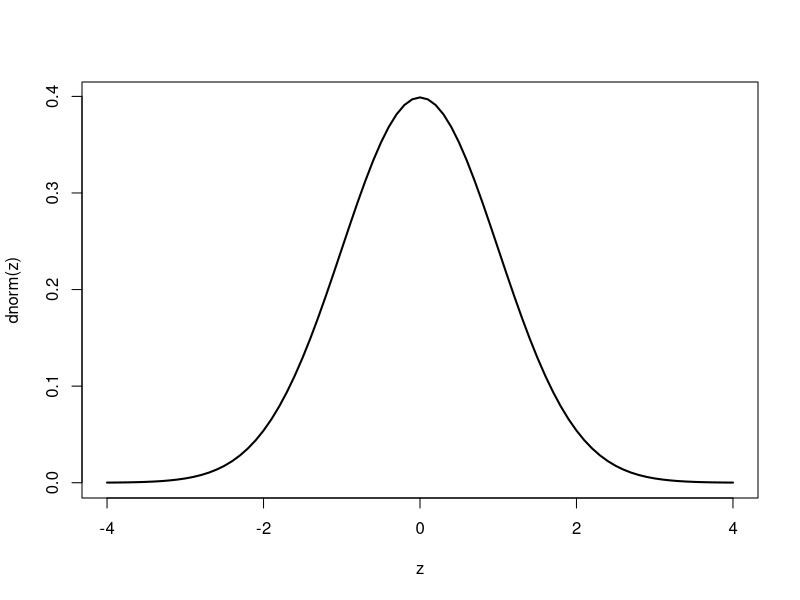

Write the R code that produced this figure. (Note: this script raises an error after producing the figure.)
# Bootstrap Confidence Intervals Workshop
# Main Lecture R Examples for Demonstration
#
# 2018.03.06
# Matthew D. Turner
# Georgia State University
# mturner46@gsu.edu

# Setup
#
# We always need to begin by loading the "boot" library when doing a
# session of bootstrap data analysis. Additionally, throughout these
# files we use the function set.seed() which restarts the random
# number generator. These lines are present to guarantee that the
# analyses are exactly the same here. This is so some of the
# histograms, tables, comparisons, etc. are identical for the
# discussions in the workshop. These lines should not be used in your
# own analyses (at least not in the same way). It **is** a good idea
# to use a randomly selected seed, and to record it, in your own work.
# But that is a more advanced discussion.

library(boot)
set.seed(10001)   # Set the random seed for reproducibility


# SECTION 1 - Examples of Traditional CI Calculations
#
# There are not a lot of built in functions for confidence intervals
# from normal or other standard distributions in R, because we can
# basically just write down the formula as it appears in textbooks.
# But there are intervals embedded in other results and output.


# R's Statistical Tables
#
# The main thing we need to know is how to use R's built-in
# statistical tables. In R, there are tables for quantiles and
# probabilities. All the functions are named similarly: d, q, p, r
#
# R has functions with the same names for all the usual probability
# distributions: normal, t, chi-square, etc.
#
# For an overview of these, see: http://seankross.com/notes/dpqr/

help(Distributions)
?pnorm

# Due to time constraints we will only mention 2 of these, the d and q
# functions.

# dnorm -- The normal (Gaussian) density (Gaussian histogram). See:
# https://www.statmethods.net/advgraphs/probability.html for more
# details of this.

z = seq(from = -4, to = 4, by = 0.1)
plot(z, dnorm(z), type="l", lwd=2)

# qnorm -- Normal quantiles for a given probability
#
# Let's say we want a 95% confidence interval. This is usually written
# a 0.95 = 1 - alpha; so here alpha is equal to 0.05:

alpha = 0.05

# What is the lower bound critical z score for this?

alpha/2

qnorm(alpha/2)

# That magic number of 0.025 happens a lot: if our alpha = 0.05, then
# alpha/2 = 0.025.
#
# What is the upper critical value? 1 - 0.025 = 0.975

1 - alpha/2
qnorm(1 - alpha/2)

# The "p" function is the reverse of the "q" function; "q" gives you a
# *quantile* that corresponds to a probability, while "p" gives you a
# *probability* for a quantile. Remember all those nasty textbook
# problems about probabilities from stats class? pnorm and qnorm
# answer almost all of the ones for the normal distribution!


# The t-distribution Quantile Function: qt()
#
# Let's look at a more complete example: t-scores used for confidence
# interval calculations. The qt() function is similar to qnorm()...

alpha = 0.01    # 0.99 AKA 99% intervals have alpha of 0.01

# What are the critical z values for this?

qt(alpha/2)

# For a t-statistic, we need to set degrees of freedom. That depends
# on the specifics of the problem, but for now let's just use 9 so
# that the function talks to us!

qt(alpha/2, df = 9)

# Upper:

qt(1 - alpha/2, df = 9)

# We can use the c() list function to do this all at once

c(alpha/2, 1 - alpha/2)  # Made a list of the probabilities

ts = qt( c(alpha/2, 1 - alpha/2), df = 9)   # We can do both at once
ts


# FINALLY: An interval! We will use the t this time to show it.
#
# We will use the "lizard tail length" data from:
# https://www.stat.wisc.edu/~yandell/st571/R/append7.pdf

lizard = c(6.2, 6.6, 7.1, 7.4, 7.6, 7.9, 8, 8.3, 8.4,
           8.5, 8.6, 8.8, 8.8, 9.1, 9.2, 9.4, 9.4, 9.7,
           9.9, 10.2, 10.4, 10.8, 11.3, 11.9)

# CI Formula: mean + t-score * (std-dev/square-root(n))
#
# For a 99% interval (alpha 0.01):

alpha = 0.01
n     = length(lizard)
ts    = qt(c(alpha/2, 1 - alpha/2), df = n - 1)
ts

ci99 = mean(lizard) + ts*sd(lizard)/sqrt(length(lizard))
ci99

t.test(lizard, conf.level = 0.99)  # Check! t.test gives the CI

# Is this a good interval for this data set? Check the histogram:

hist(lizard, col="gray")

# How well does the assumed normal distribution fit this data? We will
# add a normal curve, using dnorm, for the estimated mean and standard
# deviation above. This is the normal that the analysis is based on
# given this data.

hist(lizard, col="gray", xlim = c(4, 14), ylim = c(0, 0.30),
     probability = TRUE)
x = seq(from = 4, to = 14, by=0.1)
lines(x, dnorm(x, mean = mean(lizard), sd = sd(lizard)),
      lwd = 2, col = "blue")

# When looking at data, another trick is to use a "density estimator"
# which tries to estimate the shape of the distribution, but without
# making the assumption that the data are normal. Here is the
# empirical density estimator:
#
# lines(density(lizard), lwd=3, col="red")
#
# As you can see, this new line (red) is not completely normal, but
# not that different, either. So the normal is a good approximation
# here. See: https://www.statmethods.net/graphs/density.html for more.
#
# See: http://www.cyclismo.org/tutorial/R/confidence.html for more
# examples of normal intervals and t distribution confidence
# intervals.



# SECTION 2 - Percentile Bootstrap
#
# The following example is from Wright, London, and Field (2011)
# _Using Bootstrap Estimation and the Plug-In Principle for Clinical
# Psychology Data_, Journal of Exp. Psychopathology, 2:2, 252-270. A
# good starting paper for psychology researchers.
#
# The data below are the numbers of alternate personalities among
# people diagnosed with multiple personality disorder (now DID) from
# Goff and Simms (1993; see references in Wright, et al.). This is a
# 10 subject sample from Goff and Simms full set of 54 cases.

set.seed(5050)  # For reproducibility

numPer <- c(1,1,2,2,4,5,7,15,30,56)

# The first law of data analysis: look at the data!!!

hist(numPer, prob=TRUE, col="gray")

qqnorm(numPer, pch=16, col="blue")
qqline(numPer, col="red", lwd=3)

# https://www.statmethods.net/advgraphs/probability.html gives some
# quick introduction to QQ (Quantile-Quantile) plots, and specifically
# the "normal probability plot."
#
# Normal theory confidence interval analysis:

m = mean(numPer)
s = sd(numPer)
n = length(numPer)

ci95 = m + qt(c(0.025, 0.975), df = n-1)*(s/sqrt(n))
ci95

# Which of the following is closer to the bulk of the data?

hist(numPer, col="gray")
mean(numPer)
median(numPer)

# So maybe we would prefer the median to the mean if we are talking
# about a measure nearer to the center of the bulk of the data and not
# so influenced by the one huge outlier.

# What if we want to get a CI for the median? Use the bootstrap to get
# the interval for the median.
#
# Need a bootstrap functions:

#      usualfunction = function(d,i){
#        do_something(d[i])
#      }

bootmedian = function(d,i){
  median(d[i])
}

# Here is the function that does most of the work!
#
# The boot() function takes (at least) 3 arguments in this order:
#
# boot(data set, function to bootstrap, number of boot samples)

results = boot(numPer, bootmedian, 2000)

# What comes out? (t is our statistic)

str(results)
hist(results$t, col="gray")
summary(results$t)

# Get the 95% CI by obtaining the quantiles:

?quantile

quantile(results$t, c(0.025, 0.975))

# The usual function for getting the Bootstrap CIs from the output of
# boot()

boot.ci(results)

# What happens if we repeat things?
#

newResults = boot(numPer, bootmedian, 2000)
hist(newResults$t, col="gray")
quantile(newResults$t, c(0.025, 0.975))

newResults = boot(numPer, bootmedian, 2000)
hist(newResults$t, col="gray")
quantile(newResults$t, c(0.025, 0.975))

# Uh-oh! If we use random samples, we get different results

newResults = boot(numPer, bootmedian, 50000)  # Bigger B!
hist(newResults$t, col="gray")
quantile(newResults$t, c(0.025, 0.975))

# Using a much bigger B (number of bootstrap samples) stabilizes the
# behavior of the results
#
# Note what we have done here, we have built a 95% confidence interval
# for a median which does not have a clearly defined CI. There **are**
# intervals for medians, but they usually do not allow us to set
# arbitrary confidence levels, as we have done here. To get other
# intervals:

boot.ci(results, conf = 0.90)
boot.ci(results, conf = c(0.90, 0.95, 0.99))

# EOF